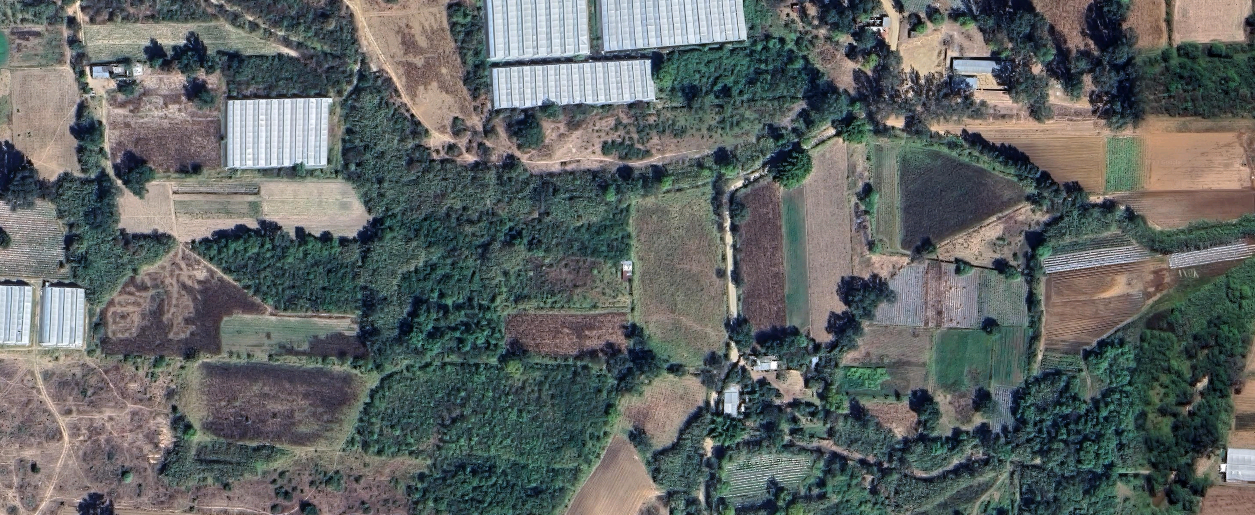
#> input picture maps3.png, 1255 x 515 px
$ python verde2.py
#> lines starting #> are read from the running program, lines starting #| are printed output that depends on the picture; after the words box and inside, x2 and y2 are one past the last pixel; in counts of white or black regions, pixels touching at a corner belong together
import cv2
import numpy as np

kernel = np.ones((5, 5), np.uint8)

# Cargar la imagen
imagen = cv2.imread("maps3.png")
#> imagen is the input picture: shape (515, 1255, 3); mean B, G, R 99.8, 100.8, 95.6

imagen_hsv = cv2.cvtColor(imagen, cv2.COLOR_BGR2HSV)
#> imagen_hsv: shape (515, 1255, 3); mean H, S, V 76.7, 61.4, 109.3

# Rangos de color verde
verde_bajo1 = np.array([35, 40, 40])
verde_alto1 = np.array([85, 255, 255])
verde_bajo2 = np.array([85, 40, 40])
verde_alto2 = np.array([120, 255, 255])

# Crear máscaras para los rangos de color verde
mascara_verde1 = cv2.inRange(imagen_hsv, verde_bajo1, verde_alto1)
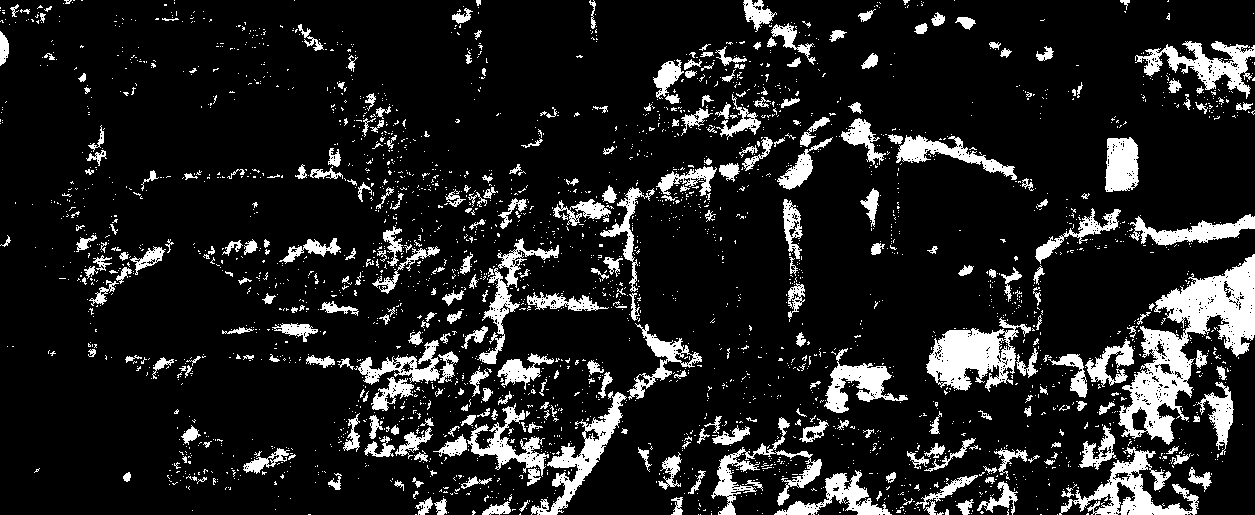
#> mascara_verde1: shape (515, 1255); 13% white; 2904 white regions (2579 under 20 px), largest, box (x1, y1, x2, y2) and area: (1118, 254, 1255, 445) 9210, (926, 317, 1031, 392) 3886, (1059, 447, 1199, 515) 3126
mascara_verde2 = cv2.inRange(imagen_hsv, verde_bajo2, verde_alto2)
#> mascara_verde2: shape (515, 1255); 29.6% white; 1822 white regions (1642 under 20 px), largest, box (x1, y1, x2, y2) and area: (143, 0, 689, 515) 75092, (806, 133, 1155, 515) 25639, (447, 0, 898, 178) 19603

# Combinar las máscaras para detectar ambos rangos de color verde
mascara_combinada = cv2.bitwise_or(mascara_verde1, mascara_verde2)
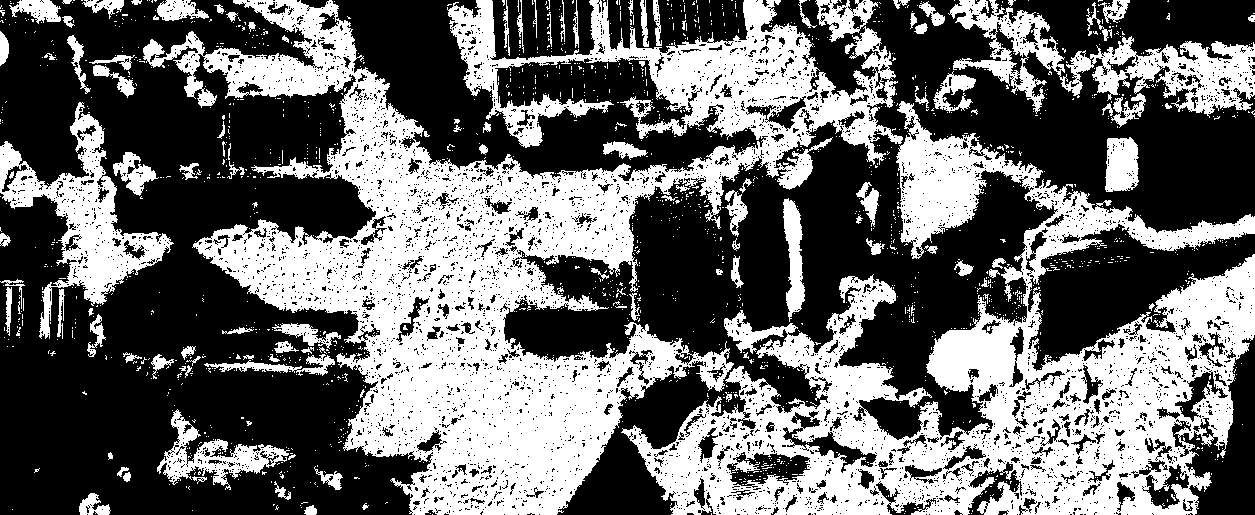
#> mascara_combinada: shape (515, 1255); 41.4% white; 1748 white regions (1629 under 20 px), largest, box (x1, y1, x2, y2) and area: (143, 0, 903, 515) 128409, (621, 101, 1255, 515) 89981, (948, 0, 1255, 118) 11408

# Aplicar la máscara combinada a la imagen original
resultado = cv2.bitwise_and(imagen, imagen, mask=mascara_combinada)
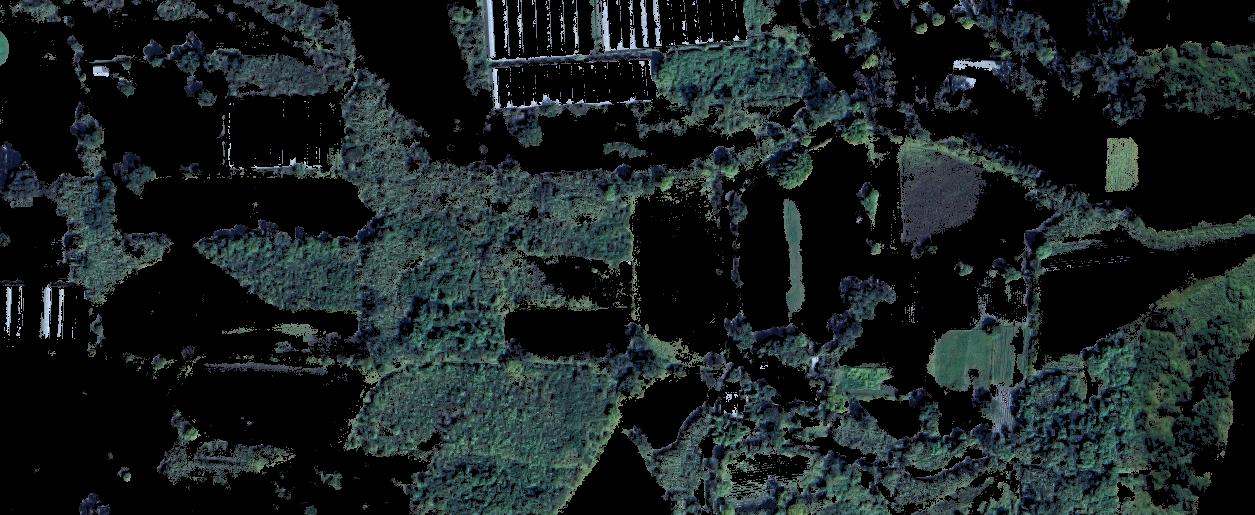
#> resultado: shape (515, 1255, 3); mean B, G, R 33.3, 32.7, 24.3

# Aplicar filtro Gaussiano
gauss = cv2.GaussianBlur(resultado, (5, 5), 0)

# Aplicar erosión y dilatación
img_erosion = cv2.erode(gauss, kernel, iterations=1)
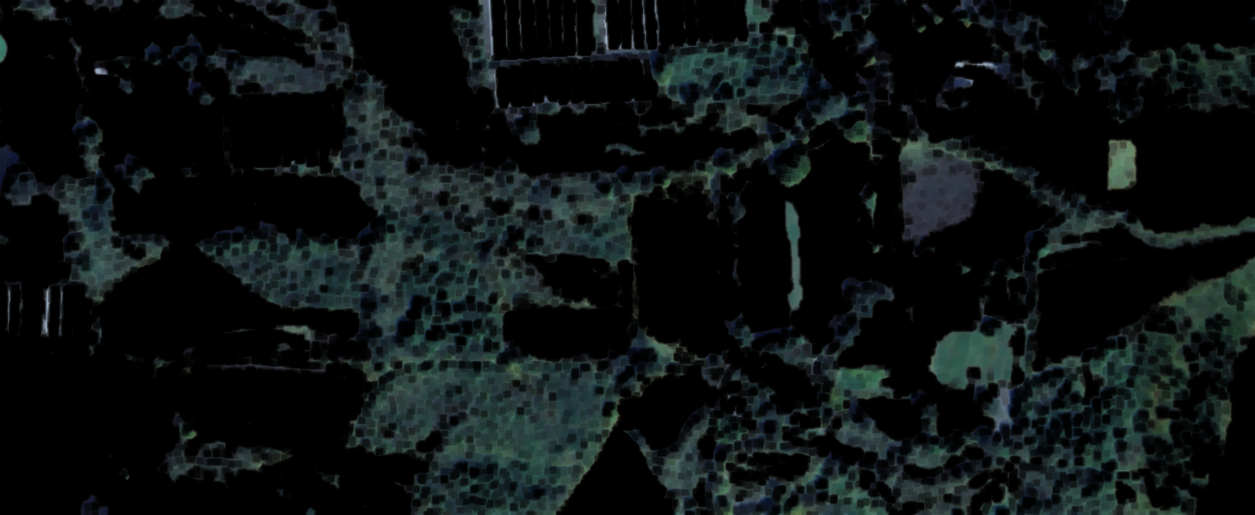
#> img_erosion: shape (515, 1255, 3); mean B, G, R 18.1, 18, 12.8
img_dilation = cv2.dilate(gauss, kernel, iterations=1)
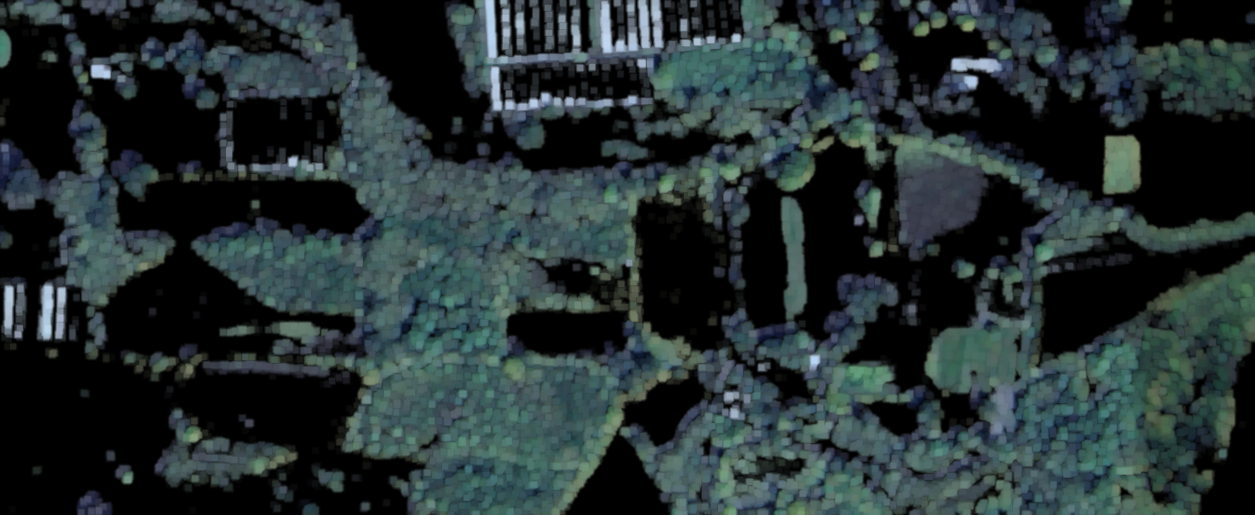
#> img_dilation: shape (515, 1255, 3); mean B, G, R 50.4, 49.5, 37.9

# Aplicar detección de bordes Canny
bordes = cv2.Canny(img_erosion, 80, 180)
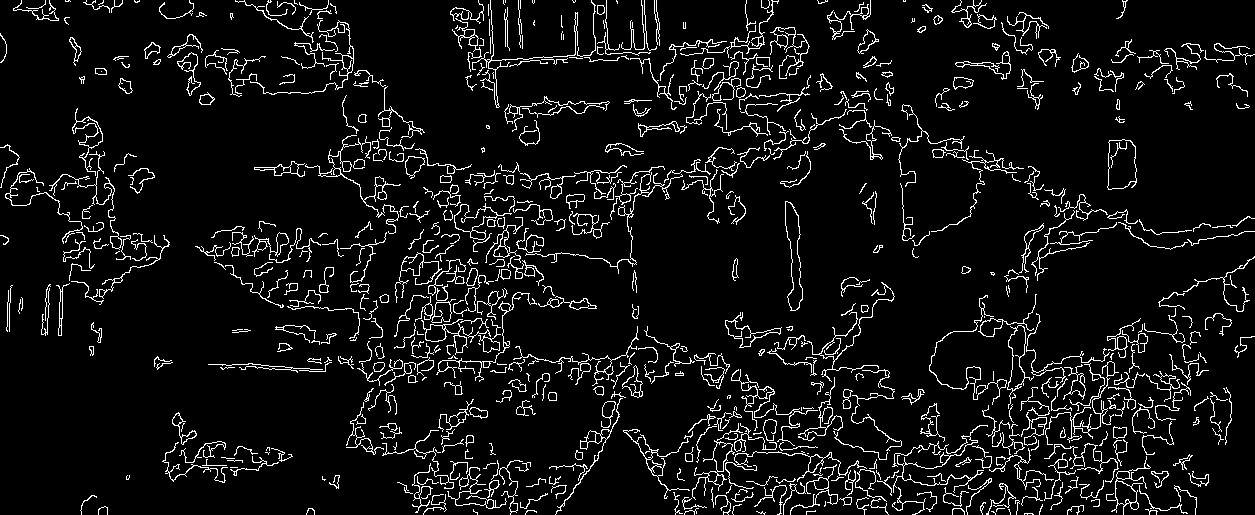
#> bordes: shape (515, 1255); 7% white in thin lines or dots

# Encontrar contornos en la imagen de bordes
(contornos, _) = cv2.findContours(bordes.copy(), cv2.RETR_EXTERNAL, cv2.CHAIN_APPROX_SIMPLE)
#> contornos = 662 contours, 478 with area under 20; largest, box (x1, y1, x2, y2) and area: (1107, 139, 1137, 190) 1232, (785, 201, 803, 311) 1040, (1007, 325, 1034, 409) 738, (454, 203, 512, 240) 698, (1106, 456, 1151, 515) 545

# Calcular el área total de la imagen
area_total = imagen.shape[0] * imagen.shape[1]
#> area_total = 646325

# Calcular el área de las áreas verdes
area_areas_verdes = sum(cv2.contourArea(contorno) for contorno in contornos)
#> area_areas_verdes = 23557

# Calcular el porcentaje de áreas verdes
porcentaje_areas_verdes = (area_areas_verdes / area_total) * 100
#> porcentaje_areas_verdes = 3.64

print("Área Total de la Imagen: {} pixeles cuadrados".format(area_total))
#| Área Total de la Imagen: 646325 pixeles cuadrados
print("Área de Áreas Verdes: {} pixeles cuadrados".format(area_areas_verdes))
#| Área de Áreas Verdes: 23557.0 pixeles cuadrados
print("Porcentaje de Áreas Verdes: {:.2f}%".format(porcentaje_areas_verdes))
#| Porcentaje de Áreas Verdes: 3.64%

# Dibujar contornos en la imagen original
cv2.drawContours(imagen, contornos, -1, (0, 0, 255), 2)
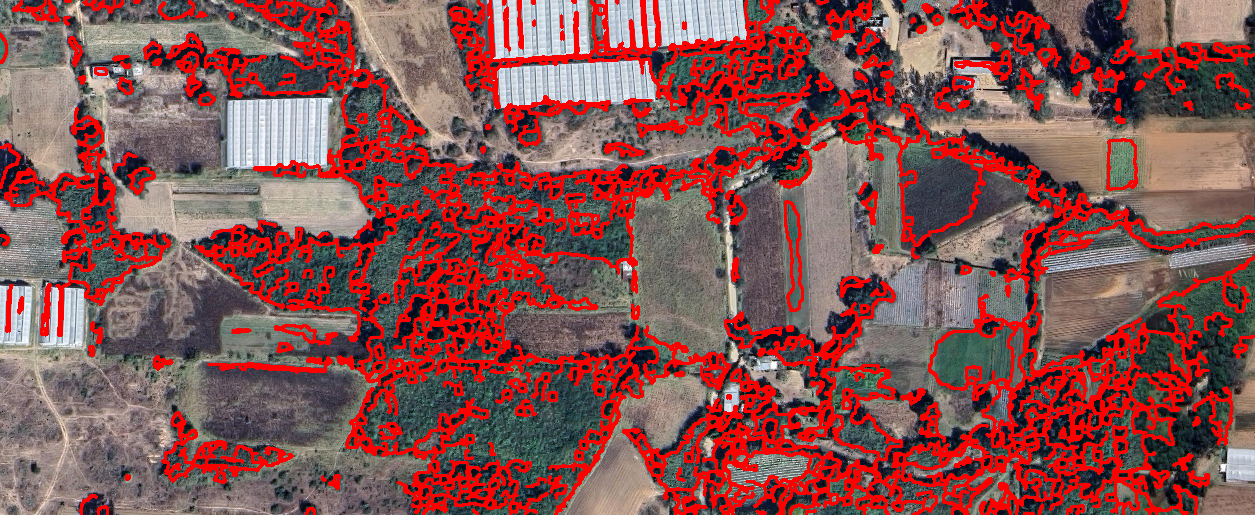
#> imagen: shape (515, 1255, 3); mean B, G, R 81.5, 82.8, 135.1

# Mostrar la imagen con los contornos
cv2.imshow("Áreas Verdes", imagen)

cv2.waitKey(0)
cv2.destroyAllWindows()

$ run again, with maps1.png copied over maps3.png
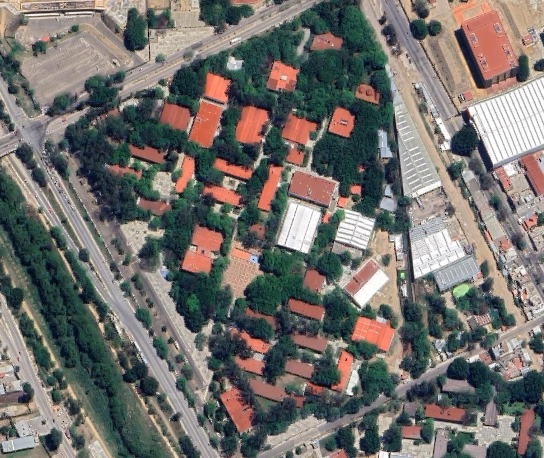
#> input picture maps1.png, 544 x 458 px
#> imagen is the input picture: shape (458, 544, 3); mean B, G, R 107.2, 111.5, 114.1
#> imagen_hsv: shape (458, 544, 3); mean H, S, V 62.6, 67.2, 124.8
#> `mascara_verde1 = cv2.inRange(imagen_hsv, verde_bajo1, verde_alto1)`:
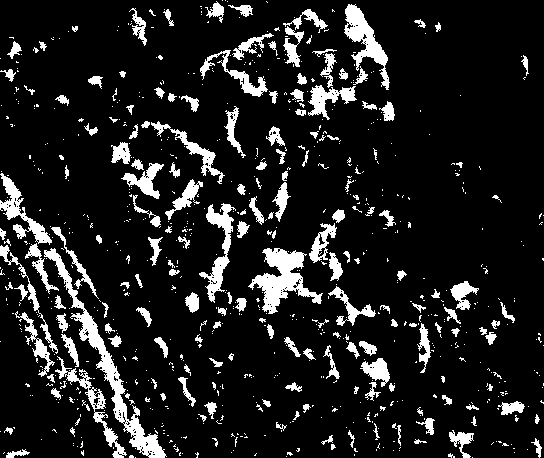
#> mascara_verde1: shape (458, 544); 12.2% white; 794 white regions (617 under 20 px), largest, box (x1, y1, x2, y2) and area: (44, 248, 167, 458) 2746, (248, 248, 323, 314) 1997, (344, 4, 390, 90) 1340
#> mascara_verde2: shape (458, 544); 22.6% white; 495 white regions (365 under 20 px), largest, box (x1, y1, x2, y2) and area: (169, 0, 410, 252) 11188, (58, 73, 192, 223) 5744, (0, 207, 155, 458) 4883
#> mascara_combinada: shape (458, 544); 33.7% white; 348 white regions (250 under 20 px), largest, box (x1, y1, x2, y2) and area: (58, 0, 411, 385) 43615, (0, 173, 167, 458) 12191, (208, 332, 397, 458) 4519
#> bordes: shape (458, 544); 6% white in thin lines or dots
#> contornos = 207 contours, 135 with area under 20; largest, box (x1, y1, x2, y2) and area: (252, 211, 374, 339) 1015, (404, 302, 440, 375) 759, (361, 410, 408, 451) 700, (374, 158, 409, 240) 512, (264, 128, 285, 163) 371
#> area_areas_verdes = 8702
#> porcentaje_areas_verdes = 3.49
#| Área Total de la Imagen: 249152 pixeles cuadrados
#| Área de Áreas Verdes: 8702.0 pixeles cuadrados
#| Porcentaje de Áreas Verdes: 3.49%
#> `cv2.drawContours(imagen, contornos, -1, (0, 0, 255), 2)`:
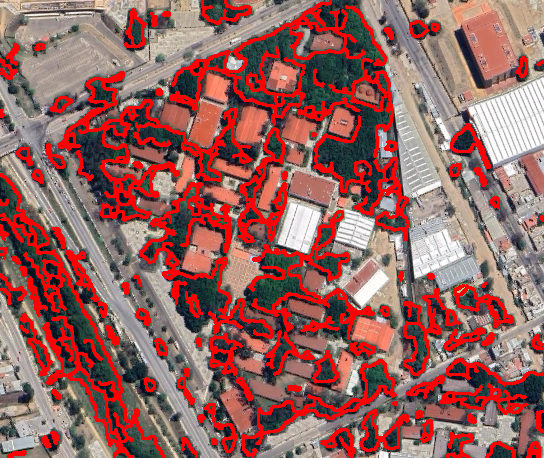
#> imagen: shape (458, 544, 3); 17.89% of pixels changed, all inside (x1, y1, x2, y2) = (0, 0, 544, 458)

$ run again, with maps.png copied over maps3.png
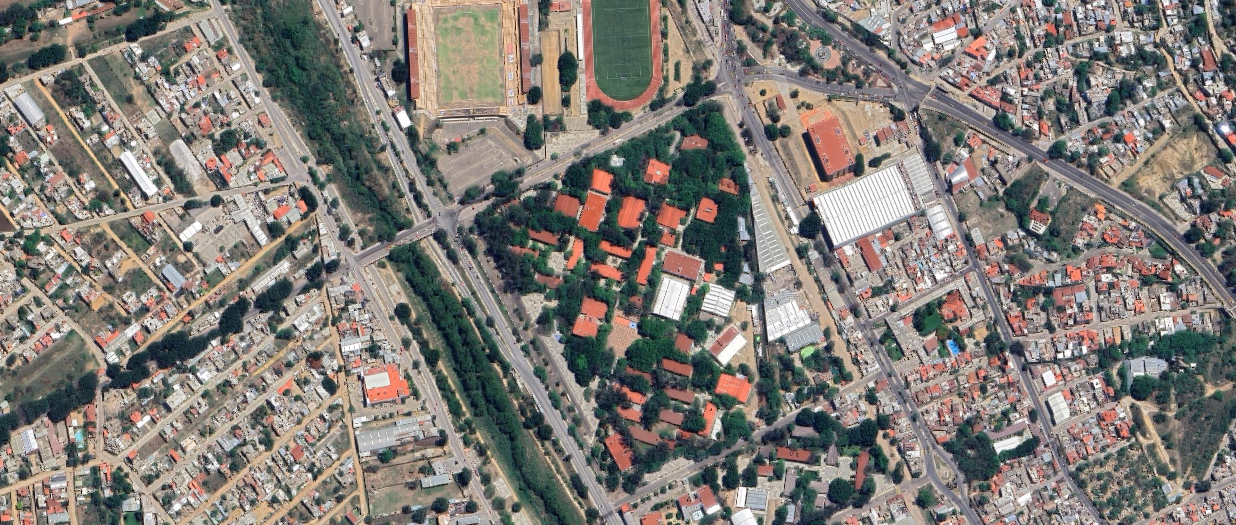
#> input picture maps.png, 1236 x 525 px
#> imagen is the input picture: shape (525, 1236, 3); mean B, G, R 118.5, 123.8, 129.1
#> imagen_hsv: shape (525, 1236, 3); mean H, S, V 56, 51.4, 136
#> `mascara_verde1 = cv2.inRange(imagen_hsv, verde_bajo1, verde_alto1)`:
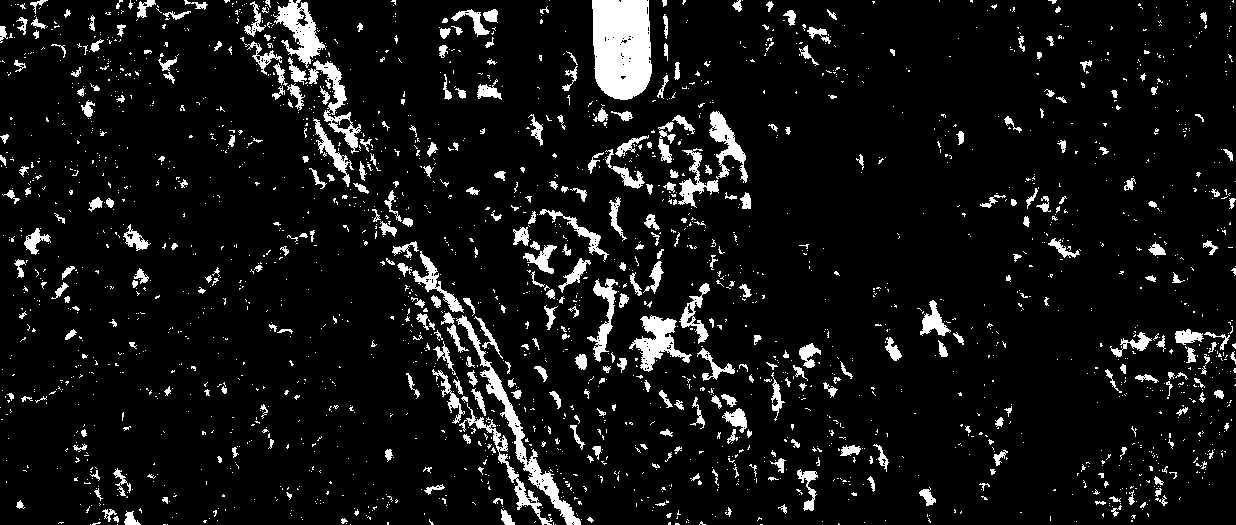
#> mascara_verde1: shape (525, 1236); 7.8% white; 2304 white regions (1918 under 20 px), largest, box (x1, y1, x2, y2) and area: (592, 0, 652, 100) 5237, (456, 315, 581, 525) 2366, (273, 0, 326, 68) 1482
#> mascara_verde2: shape (525, 1236); 14.4% white; 1766 white regions (1370 under 20 px), largest, box (x1, y1, x2, y2) and area: (593, 102, 765, 319) 7419, (387, 245, 566, 525) 4687, (468, 168, 605, 295) 4440
#> mascara_combinada: shape (525, 1236); 21.6% white; 1766 white regions (1325 under 20 px), largest, box (x1, y1, x2, y2) and area: (468, 102, 765, 431) 31220, (386, 241, 581, 525) 11663, (242, 0, 413, 242) 10684
#> bordes: shape (525, 1236); 3.8% white in thin lines or dots
#> contornos = 432 contours, 296 with area under 20; largest, box (x1, y1, x2, y2) and area: (791, 471, 867, 525) 714, (589, 102, 630, 128) 482, (620, 242, 660, 311) 436, (493, 168, 524, 206) 329, (801, 347, 850, 381) 326
#> area_areas_verdes = 14099.5
#> porcentaje_areas_verdes = 2.17
#| Área Total de la Imagen: 648900 pixeles cuadrados
#| Área de Áreas Verdes: 14099.5 pixeles cuadrados
#| Porcentaje de Áreas Verdes: 2.17%
#> `cv2.drawContours(imagen, contornos, -1, (0, 0, 255), 2)`:
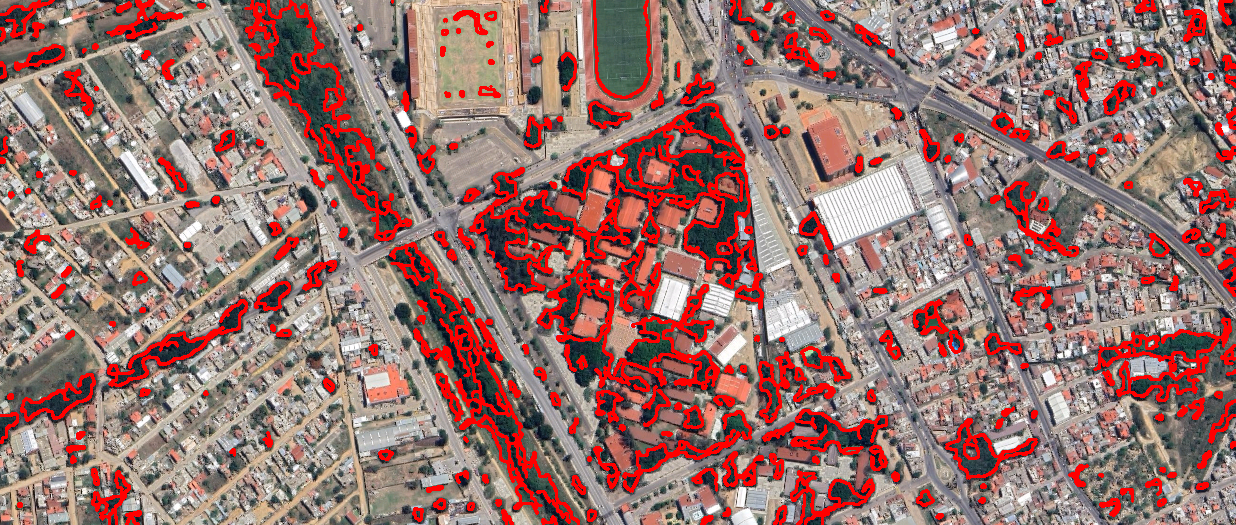
#> imagen: shape (525, 1236, 3); 11.42% of pixels changed, all inside (x1, y1, x2, y2) = (0, 0, 1236, 525)
